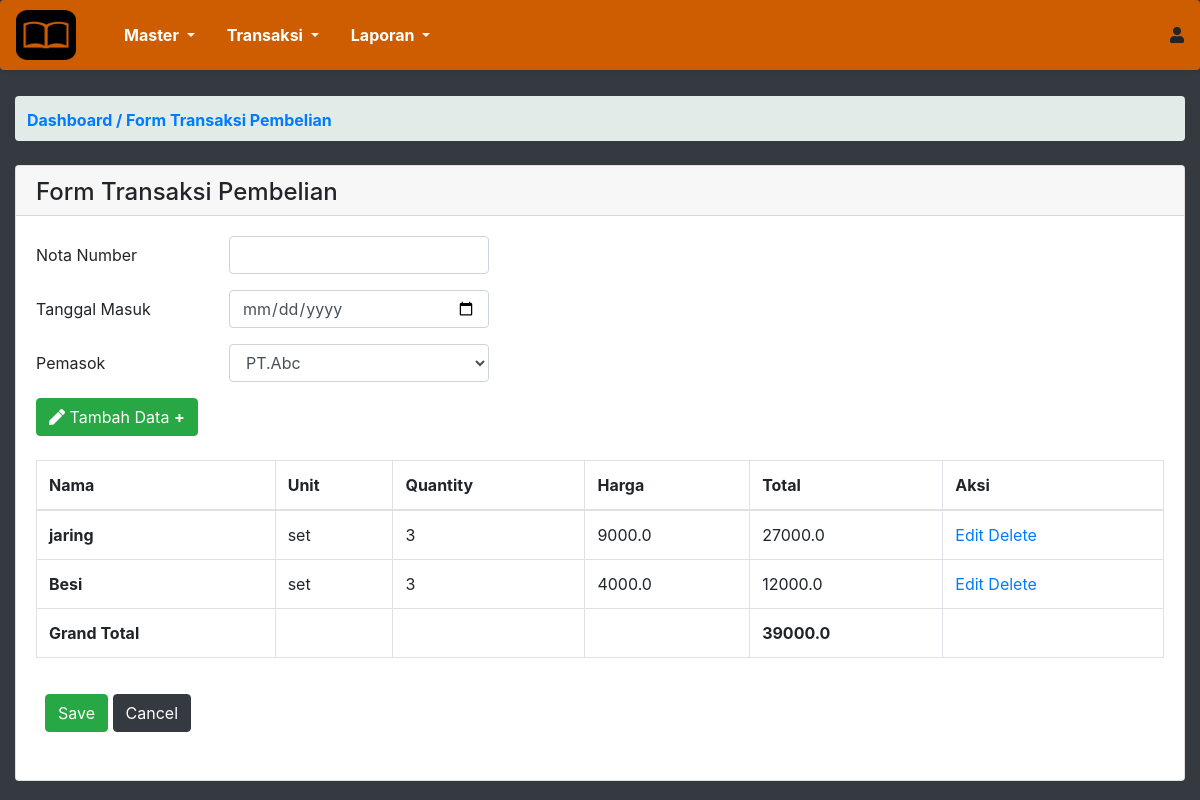
The page /transaksiPembelian/ on the database its author committed.
### app_akuntansi/models.py (models this page shows, shortened)
class Pembelian(models.Model):
    nota          = models.CharField(max_length=20,default='')
    tanggal       = models.DateField(auto_now=True, auto_now_add=False)
    pemasok       = models.ForeignKey(Suplier,on_delete=models.CASCADE, default='')
    id_item       = models.CharField(max_length=50,default='B2IC',blank=False, null=False)
    nama          = models.CharField(max_length=100)
    uom           = models.CharField(max_length=50, default='Set')
    harga         = models.FloatField()
    quantity      = models.IntegerField()
    total         = models.FloatField()
    pilihan_status = (
        ('Lunas','Lunas'),
        ('Hutang','Hutang')
    )
    status        = models.CharField(max_length=50,choices= pilihan_status, default='Hutang')
    sudah_dibayar = models.FloatField(blank=True, null=True)
    sisa          = models.FloatField(blank=True, null=True)

### app_akuntansi/views.py (the view, shortened to what this page needs)
# urls.py: path('transaksiPembelian/',views.form_transaksi_pembelian, name='form_transaksi_pembelian'),
def form_transaksi_pembelian(request):
    item_barangs = Item_barang.objects.all();
    supliers = Suplier.objects.all();
    pembelians = Pembelian.objects.all();
    grand_total = Pembelian.objects.aggregate(Sum('total'))
    print(grand_total);
    context = {
        'head':'Form Transaksi Pembelian',
        'items':item_barangs,
        'supliers':supliers,
        'pembelians':pembelians,
        'total': grand_total['total__sum']
    }
    return render(request,'form_transaksi_pembelian.html',context)

### templates/form_transaksi_pembelian.html (shortened to what this page needs)
{% extends 'base.html' %}
{% load static %}
{% block content_body %}
<div class="card">
    <div class="card-header" style="height: 50px;">
    <h4>{{head}}</h4>
    </div>
    <div class="card-body">
        <form method="POST">
            <div class="form-group row">
                <label for="nota_number" class="col-sm-2 col-form-label">Nota Number</label>
                <div class="col-sm-3">
                    <input name="nota_number" required="true" class="form-control" type="text" id="nota_number">
                </div>
                <div class="col-sm-5"></div>
            </div>
            <div class="form-group row">
                <label for="tanggal" class="col-sm-2 col-form-label">Tanggal Masuk</label>
                <div class="col-sm-3">
                    <input name="tanggal" class="form-control" type="date" id="tanggal">
                </div>
                <div class="col-sm-5"></div>
            </div>
            <div class="form-group row">
              <label class="col-sm-2 col-form-label" for="pemasok">Pemasok</label>
              <div class="col-sm-3">
                  <select class="form-control" name="pemasok">
                    {% for spl in supliers %}
                    <option value="{{spl.id}}">{{spl.nama}}</option>
                    {% endfor %}
                  </select>
              </div>
            </div>
        </form>
          <div class="btn btn-success" data-toggle="modal" data-target="#myModal">
            <i class="fas fa-pen"></i>
            Tambah Data <b>+</b>
          </div>
        <table class="table table-bordered mt-4">
          <thead>
            <tr>
              <th scope="col">Nama</th>
              <th scope="col">Unit</th>
              <th scope="col">Quantity</th>
              <th scope="col">Harga</th>
              <th scope="col">Total</th>
              <th scope="col">Aksi</th>
            </tr>
          </thead>
          <tbody>
            {% for p in pembelians %}
              <tr>
                <th>{{p.nama}}</th>
                <td>{{p.uom}}</td>
                <td>{{p.quantity}}</td>
                <td>{{p.harga}}</td>
                <td>{{p.total}}</td>
                <td><a href="{% url 'app_akuntansi:edit_data_pembelian' p.id %}">Edit</a>
                    <a href="{% url 'app_akuntansi:hapus_pembelian' p.id %}">Delete</a></td>
              </tr>
            {% endfor %}
            <tr>
              <th>Grand Total</th>
              <td></td>
              <td></td>
              <td></td>
              <td><b>{{total}}</b></td>
              <td></td>
            </tr>
          </tbody>
        </table>
    </div>
  <div class="container mb-5">
    <a class="btn btn-success" href="{% url 'app_akuntansi:pembelian' %}">Save</a>
    <a class="btn btn-dark" href="">Cancel</a>
  </div>
{% endblock  %}

### rows shown on the page
Pembelian: nama "jaring", uom "set", quantity "3", harga "9000.0", total "27000.0"
Pembelian: nama "Besi", uom "set", quantity "3", harga "4000.0", total "12000.0"

### other values the page prints
{{ head }} "Form Transaksi Pembelian"
{{ total }} "39000.0"
form field pemasok "PT.Abc"
